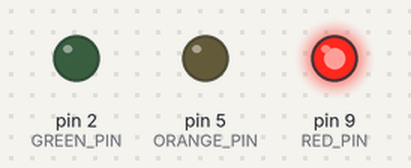
Simulated run of this sketch. Board: Arduino Uno, built with avr-gcc and run on an emulated ATmega328P. On the bench: output pins drawn as LEDs (lit = HIGH).

Above: at 2.5 s.
At 6.5 s:
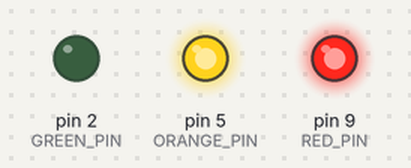
At 10.5 s:
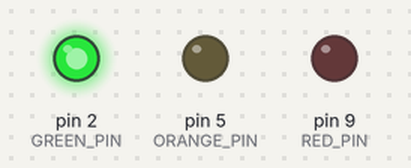
At 14.0 s:
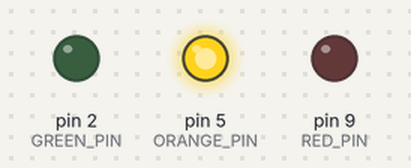
Timing chart, 0 to 19.5 s (numbered marks = the images above):
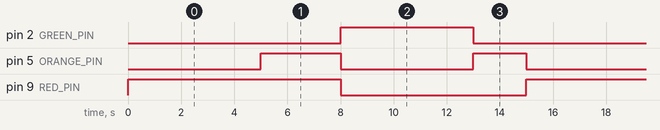

Measured:
- by itself, pin 2 (GREEN_PIN): alternates HIGH for 5.0 s and LOW for 10.0 s
- by itself, pin 5 (ORANGE_PIN): repeats every 15.0 s: LOW 5.0 s, HIGH 2.0 s, LOW 5.0 s, HIGH 3.0 s
- by itself, pin 9 (RED_PIN): alternates HIGH for 8.0 s and LOW for 7.0 s

The sketch:

Traffic_lights.ino
```cpp
// (licence header left out)
#define RED_PIN 9
#define ORANGE_PIN 5
#define GREEN_PIN 2

//traffic lights colors
typedef enum {
  RED = 0,
  ORANGE,
  GREEN,
} colors_t;

//traffic state meaning
typedef enum {
  STOP = 0,
  READY_GO,
  GO,
  READY_STOP
} traffic_t;

//state and delays
const int states_times[4][2] = {
  { STOP, 5000 },
  { READY_GO, 3000 },
  { GO, 5000 },
  { READY_STOP, 2000 }
};

uint8_t state = 0;

//handler
void lightStateHandler() {
  switch (state) {
    case STOP:
      digitalWrite(RED_PIN, HIGH);
      digitalWrite(ORANGE_PIN, LOW);
      digitalWrite(GREEN_PIN, LOW);
      break;
    case READY_GO:
      digitalWrite(RED_PIN, HIGH);
      digitalWrite(ORANGE_PIN, HIGH);
      digitalWrite(GREEN_PIN, LOW);
      break;
    case GO:
      digitalWrite(RED_PIN, LOW);
      digitalWrite(ORANGE_PIN, LOW);
      digitalWrite(GREEN_PIN, HIGH);
      break;
    case READY_STOP:
      digitalWrite(RED_PIN, LOW);
      digitalWrite(ORANGE_PIN, HIGH);
      digitalWrite(GREEN_PIN, LOW);
      break;
  }

  //wait for state
  int wait = states_times[state][1];
  delay(wait);

  //change state
  if (state >= 3) {
    state = 0;
  } else {
    state++;
  }
}

void setup() {
  //init LED pins as outputs
  pinMode(RED_PIN, OUTPUT);
  pinMode(ORANGE_PIN, OUTPUT);
  pinMode(GREEN_PIN, OUTPUT);
}

void loop() {
  lightStateHandler();
}
```
